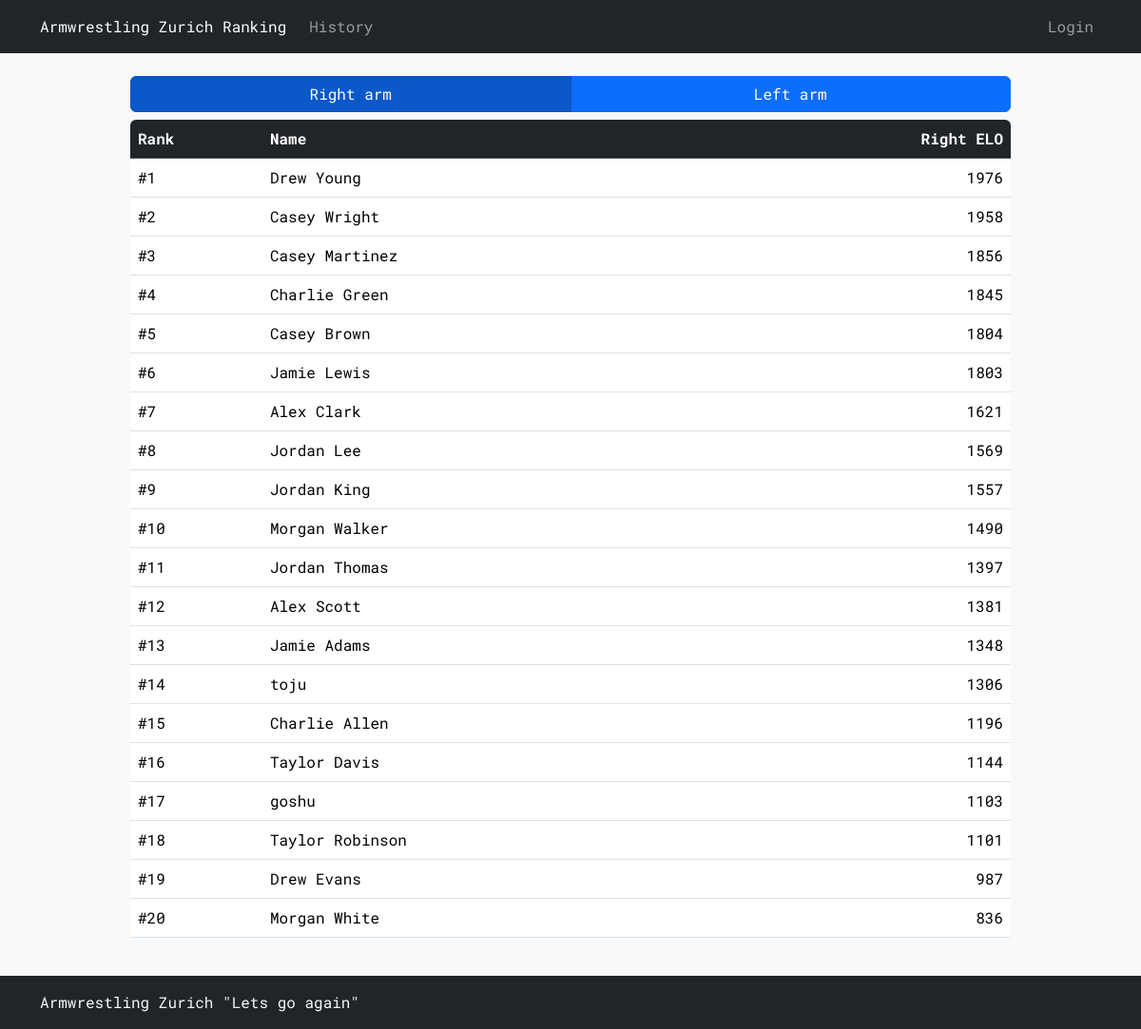
Before: / with the older database file.
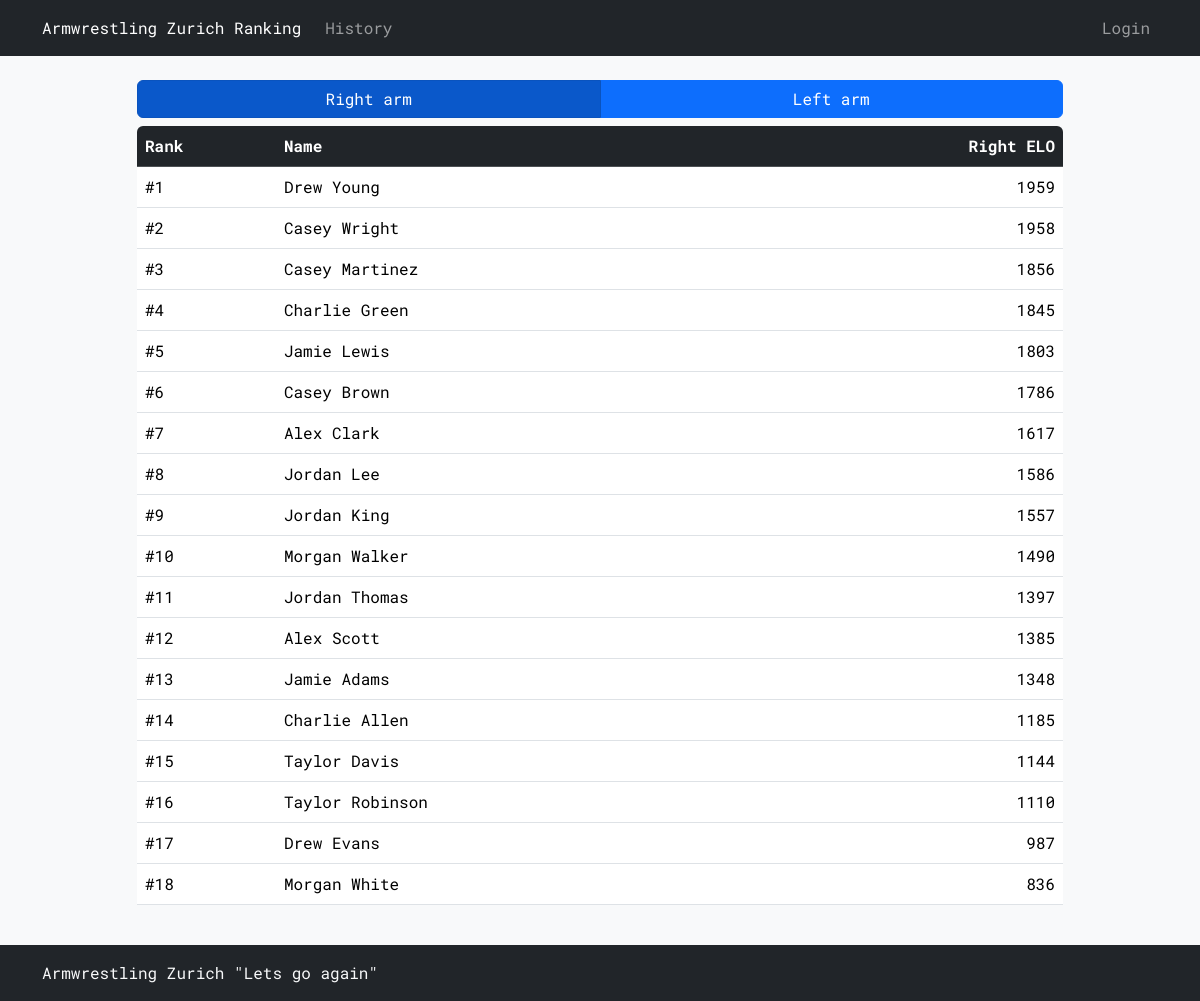
After: the same page with the newer database file.
### tables this page shows
CREATE TABLE armwrestlers (
    name TEXT PRIMARY KEY,
    right_elo INTEGER NOT NULL,
    left_elo INTEGER NOT NULL
);

### armelo_app.py (the view)
@app.route("/")
@app.route("/<arm>")
def ranking(arm='right'):
    order_by = 'right_elo' if arm == 'right' else 'left_elo'
    armwrestlers = db_execute(f'SELECT RANK() OVER (ORDER BY {order_by} DESC) AS rank, name, {order_by} FROM armwrestlers')
    username = session.get('username')
    return render_template('ranking.html', armwrestlers=armwrestlers, username=username, arm=arm)

### armelo_app.py (called while the page is built)
def get_db():
    db = getattr(g, '_database', None)
    if db is None:
        db = g._database = sqlite3.connect(DATABASE)
    return db

def db_execute(query, *args):
    db = get_db()
    cur = db.cursor()
    cur.execute(query, args)
    if query.strip().upper().startswith("SELECT"):
        rv = cur.fetchall()
        cur.close()
        return rv
    else:
        db.commit()
        cur.close()

@app.context_processor
def inject_user():
    username = session.get('username')
    return dict(username=username)

### templates/ranking.html (shortened to what this page needs)
{% extends "layout.html" %}
{% block content %}
<div class="btn-group btn-group-toggle mb-2 w-100" data-toggle="buttons">
    <a href="{{ url_for('ranking', arm='right') }}"
       class="btn btn-primary w-50 {{ 'active' if arm == 'right' else '' }}" role="button" aria-pressed="{{ 'true' if arm == 'right' else 'false' }}">Right arm</a>
    <a href="{{ url_for('ranking', arm='left') }}"
       class="btn btn-primary w-50 {{ 'active' if arm == 'left' else '' }}" role="button" aria-pressed="{{ 'true' if arm == 'left' else 'false' }}">Left arm</a>
</div>
<div class="table-responsive rounded">
    <table class="table">
        <thead class="table-dark">
            <tr>
                <th style="width: 15%;">Rank</th>
                <th style="width: 30%;">Name</th>
                <th class="text-end">{{ "Right ELO" if arm == 'right' else "Left ELO" }}</th>
            </tr>
        </thead>
        <tbody>
            {% for armwrestler in armwrestlers %}
            <tr>
                <td>#{{ armwrestler[0] }}</td>
                <td>{{ armwrestler[1] }}</td>
                <td class="text-end">{{ armwrestler[2] }}</td>
            </tr>
            {% endfor %}
        </tbody>
    </table>
</div>
{% endblock %}

### templates/layout.html (shortened to what this page needs)
<!doctype html>
<html lang="en">
    <head>
        <link href="https://cdn.jsdelivr.net/npm/bootstrap@5.3.2/dist/css/bootstrap.min.css" rel="stylesheet">
        <link href="/static/styles.css" rel="stylesheet">
    </head>
    <body class="bg-light">
        <nav class="navbar navbar-expand-lg navbar-dark bg-dark">
            <div class="container-md">
                <a class="navbar-brand fs-6" href="{{ url_for('ranking') }}">Armwrestling Zurich Ranking</a>
                <div class="collapse navbar-collapse" id="navbarNavAltMarkup">
                    <div class="navbar-nav">
                            <a class="nav-link" href="{{ url_for('history') }}">History</a>
                    </div>
                    <div class="navbar-nav ms-auto">
                        {% if username %}
                            <a class="nav-link disabled">{{ username }}</a>
                            <a class="nav-link" href="{{ url_for('logout') }}">Logout</a>
                        {% else %}
                            <a class="nav-link" href="{{ url_for('login') }}">Login</a>
                        {% endif %}
                    </div>
                </div>
            </div>
        </nav>
        <div class="container-sm">
            <div class="row justify-content-center my-4">
                <div class="col-sm-10">
                    {% block content %}{% endblock %}
                </div>
            </div>
        </div>
        <footer class="footer mt-auto py-3 bg-dark">
            <div class="container-md">
                <span class="text-light">Armwrestling Zurich "Lets go again"</span>
            </div>
        </footer>
    </body>
</html>

### static/styles.css (style rules this page uses)
* { font-family: 'Roboto Mono', monospace; }
html, body { height: 100%; scrollbar-width: none; -ms-overflow-style: none; }
body { display: flex; flex-direction: column; }

Changed rows visible on the page:
removed armwrestlers: armwrestler "14", name "toju", right_elo "1306"
removed armwrestlers: armwrestler "17", name "goshu", right_elo "1103"
changed armwrestlers "Drew Young": right_elo "1976" → "1959"
shown differently, row unchanged: armwrestlers "Jamie Lewis": armwrestler "6" → "5"; moves up the list
changed armwrestlers "Casey Brown": armwrestler "5" → "6"; right_elo "1804" → "1786"
changed armwrestlers "Alex Clark": right_elo "1621" → "1617"
changed armwrestlers "Jordan Lee": right_elo "1569" → "1586"
changed armwrestlers "Alex Scott": right_elo "1381" → "1385"
changed armwrestlers "Charlie Allen": armwrestler "15" → "14"; right_elo "1196" → "1185"
computed for armwrestlers "Taylor Davis": armwrestler "16" → "15"
changed armwrestlers "Taylor Robinson": armwrestler "18" → "16"; right_elo "1101" → "1110"
computed for armwrestlers "Drew Evans": armwrestler "19" → "17"
computed for armwrestlers "Morgan White": armwrestler "20" → "18"
